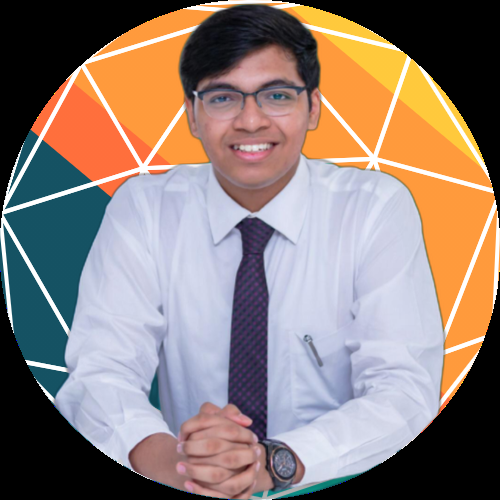
#> input picture OpenCV/Resources/image.png, 500 x 500 px
$ python chapter3.py
#> lines starting #> are read from the running program, lines starting #| are printed output that depends on the picture
import cv2
import numpy as np

img = cv2.imread("Resources/image.png")
#> img is the input picture: shape (500, 500, 3); mean B, G, R 119.7, 126.9, 143.4
print(img.shape) # Prints (Height, Width, NO. OF CHANNELS)
#| (500, 500, 3)

imgResize = cv2.resize(img, (400,400)) #Width, Height
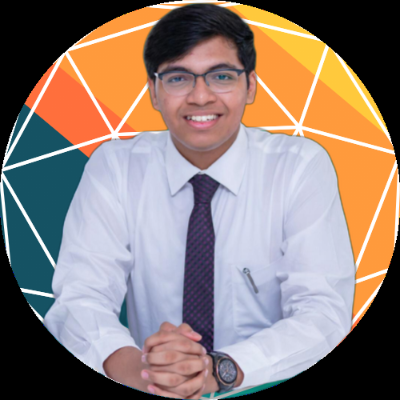
#> imgResize: shape (400, 400, 3); mean B, G, R 119.6, 126.8, 143.3
print(imgResize.shape)
#| (400, 400, 3)

imgCropped = img[0:200, 200:500] #Height then width
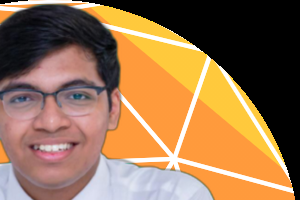
#> imgCropped: shape (200, 300, 3); mean B, G, R 80.3, 113.5, 150.5

cv2.imshow("Image", img)
#cv2.imshow("Image Resize", imgResize)
cv2.imshow("Image Cropped", imgCropped)
cv2.waitKey(0)
